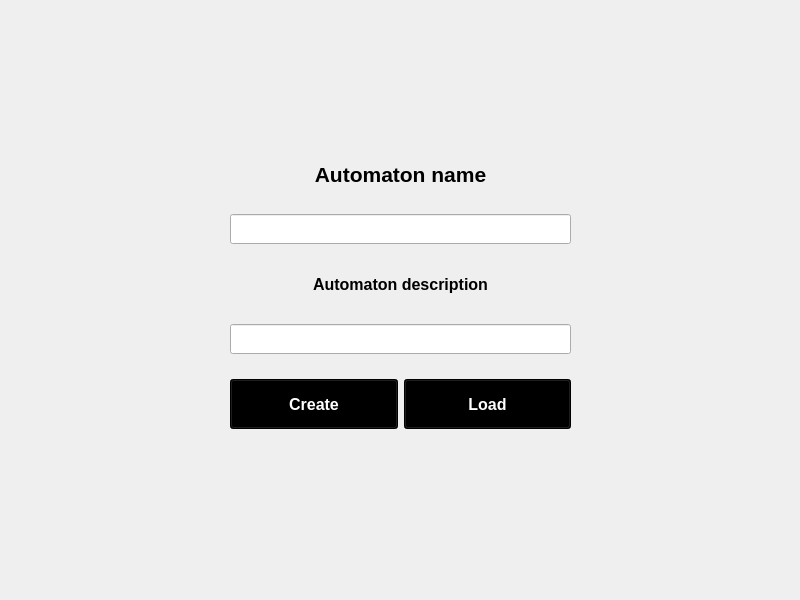
<?xml version="1.0" encoding="UTF-8"?>
<ui version="4.0">
 <class>startWindow</class>
 <widget class="QMainWindow" name="startWindow">
  <property name="geometry">
   <rect>
    <x>0</x>
    <y>0</y>
    <width>800</width>
    <height>600</height>
   </rect>
  </property>
  <property name="windowTitle">
   <string>MainWindow</string>
  </property>
  <widget class="QWidget" name="centralwidget">
   <widget class="QWidget" name="widget" native="true">
    <property name="geometry">
     <rect>
      <x>220</x>
      <y>130</y>
      <width>361</width>
      <height>331</height>
     </rect>
    </property>
    <widget class="QWidget" name="verticalLayoutWidget">
     <property name="geometry">
      <rect>
       <x>10</x>
       <y>10</y>
       <width>341</width>
       <height>311</height>
      </rect>
     </property>
     <layout class="QVBoxLayout" name="verticalLayout">
      <item>
       <widget class="QLabel" name="label">
        <property name="maximumSize">
         <size>
          <width>16777215</width>
          <height>30</height>
         </size>
        </property>
        <property name="font">
         <font>
          <pointsize>16</pointsize>
          <bold>true</bold>
         </font>
        </property>
        <property name="text">
         <string>Automaton name</string>
        </property>
        <property name="alignment">
         <set>Qt::AlignmentFlag::AlignCenter</set>
        </property>
       </widget>
      </item>
      <item>
       <widget class="QLineEdit" name="name">
        <property name="maximumSize">
         <size>
          <width>16777215</width>
          <height>30</height>
         </size>
        </property>
       </widget>
      </item>
      <item>
       <widget class="QLabel" name="label_2">
        <property name="maximumSize">
         <size>
          <width>16777215</width>
          <height>30</height>
         </size>
        </property>
        <property name="font">
         <font>
          <pointsize>12</pointsize>
          <bold>true</bold>
         </font>
        </property>
        <property name="text">
         <string>Automaton description</string>
        </property>
        <property name="alignment">
         <set>Qt::AlignmentFlag::AlignCenter</set>
        </property>
       </widget>
      </item>
      <item>
       <widget class="QLineEdit" name="description">
        <property name="maximumSize">
         <size>
          <width>16777215</width>
          <height>30</height>
         </size>
        </property>
       </widget>
      </item>
      <item>
       <layout class="QHBoxLayout" name="horizontalLayout">
        <item>
         <widget class="QPushButton" name="createButton">
          <property name="maximumSize">
           <size>
            <width>16777215</width>
            <height>50</height>
           </size>
          </property>
          <property name="font">
           <font>
            <pointsize>12</pointsize>
            <bold>true</bold>
           </font>
          </property>
          <property name="styleSheet">
           <string notr="true">QPushButton {
    background-color: rgb(0, 0, 0);
    color: rgb(255, 255, 255);
}
QPushButton:hover {
    background-color: rgb(105, 105, 105);
    color: rgb(0, 0, 0);
}</string>
          </property>
          <property name="text">
           <string>Create</string>
          </property>
         </widget>
        </item>
        <item>
         <widget class="QPushButton" name="loadButton">
          <property name="maximumSize">
           <size>
            <width>16777215</width>
            <height>50</height>
           </size>
          </property>
          <property name="font">
           <font>
            <pointsize>12</pointsize>
            <bold>true</bold>
           </font>
          </property>
          <property name="styleSheet">
           <string notr="true">QPushButton {
    background-color: rgb(0, 0, 0);
    color: rgb(255, 255, 255);
}
QPushButton:hover {
    background-color: rgb(105, 105, 105);
    color: rgb(0, 0, 0);
}</string>
          </property>
          <property name="text">
           <string>Load</string>
          </property>
         </widget>
        </item>
       </layout>
      </item>
     </layout>
    </widget>
   </widget>
  </widget>
 </widget>
 <resources/>
 <connections/>
</ui>
